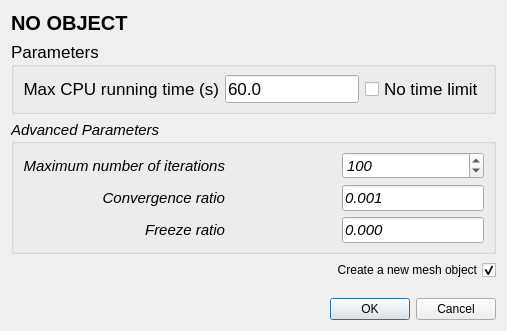
<?xml version="1.0" encoding="UTF-8"?>
<ui version="4.0">
 <class>Smoother_dialog</class>
 <widget class="QDialog" name="Smoother_dialog">
  <property name="geometry">
   <rect>
    <x>0</x>
    <y>0</y>
    <width>507</width>
    <height>331</height>
   </rect>
  </property>
  <property name="sizePolicy">
   <sizepolicy hsizetype="Preferred" vsizetype="Preferred">
    <horstretch>0</horstretch>
    <verstretch>0</verstretch>
   </sizepolicy>
  </property>
  <property name="minimumSize">
   <size>
    <width>0</width>
    <height>0</height>
   </size>
  </property>
  <property name="windowTitle">
   <string>Global smoother parameters</string>
  </property>
  <layout class="QVBoxLayout" name="verticalLayout" stretch="0,0,0,0,0,0">
   <item>
    <widget class="QLabel" name="objectName">
     <property name="font">
      <font>
       <pointsize>15</pointsize>
       <weight>75</weight>
       <bold>true</bold>
      </font>
     </property>
     <property name="text">
      <string>NO OBJECT</string>
     </property>
    </widget>
   </item>
   <item>
    <widget class="QGroupBox" name="groupBox">
     <property name="font">
      <font>
       <pointsize>13</pointsize>
      </font>
     </property>
     <property name="title">
      <string>Parameters</string>
     </property>
     <layout class="QGridLayout" name="gridLayout_2" rowstretch="0,0" columnstretch="0,0,0">
      <property name="topMargin">
       <number>8</number>
      </property>
      <property name="bottomMargin">
       <number>8</number>
      </property>
      <property name="horizontalSpacing">
       <number>6</number>
      </property>
      <item row="1" column="0">
       <widget class="QLabel" name="timeLabel">
        <property name="text">
         <string>Max CPU running time (s)</string>
        </property>
        <property name="alignment">
         <set>Qt::AlignRight|Qt::AlignTrailing|Qt::AlignVCenter</set>
        </property>
       </widget>
      </item>
      <item row="1" column="2">
       <widget class="QCheckBox" name="noTimeLimit">
        <property name="layoutDirection">
         <enum>Qt::LeftToRight</enum>
        </property>
        <property name="text">
         <string>No time limit</string>
        </property>
       </widget>
      </item>
      <item row="1" column="1">
       <widget class="DoubleEdit" name="maxTime">
        <property name="text">
         <string>60.0</string>
        </property>
       </widget>
      </item>
     </layout>
    </widget>
   </item>
   <item>
    <widget class="QGroupBox" name="groupBox_2">
     <property name="font">
      <font>
       <pointsize>11</pointsize>
       <italic>true</italic>
      </font>
     </property>
     <property name="title">
      <string>Advanced Parameters</string>
     </property>
     <property name="flat">
      <bool>false</bool>
     </property>
     <property name="checkable">
      <bool>false</bool>
     </property>
     <layout class="QGridLayout" name="gridLayout_3" columnstretch="0,1,0">
      <property name="topMargin">
       <number>8</number>
      </property>
      <property name="bottomMargin">
       <number>8</number>
      </property>
      <item row="0" column="0">
       <widget class="QLabel" name="iterationLabel">
        <property name="font">
         <font>
          <pointsize>11</pointsize>
          <italic>true</italic>
         </font>
        </property>
        <property name="text">
         <string>Maximum number of iterations</string>
        </property>
        <property name="alignment">
         <set>Qt::AlignRight|Qt::AlignTrailing|Qt::AlignVCenter</set>
        </property>
        <property name="buddy">
         <cstring>maxIterationNb</cstring>
        </property>
       </widget>
      </item>
      <item row="1" column="0">
       <widget class="QLabel" name="convergenceLabel">
        <property name="font">
         <font>
          <pointsize>11</pointsize>
          <italic>true</italic>
         </font>
        </property>
        <property name="text">
         <string>Convergence ratio</string>
        </property>
        <property name="alignment">
         <set>Qt::AlignRight|Qt::AlignTrailing|Qt::AlignVCenter</set>
        </property>
       </widget>
      </item>
      <item row="2" column="0">
       <widget class="QLabel" name="freezeLabel">
        <property name="font">
         <font>
          <pointsize>11</pointsize>
          <italic>true</italic>
         </font>
        </property>
        <property name="text">
         <string>Freeze ratio</string>
        </property>
        <property name="alignment">
         <set>Qt::AlignRight|Qt::AlignTrailing|Qt::AlignVCenter</set>
        </property>
       </widget>
      </item>
      <item row="1" column="2">
       <widget class="DoubleEdit" name="convergenceRatio">
        <property name="text">
         <string>0.001</string>
        </property>
       </widget>
      </item>
      <item row="2" column="2">
       <widget class="DoubleEdit" name="freezeRatio">
        <property name="text">
         <string>0.000</string>
        </property>
       </widget>
      </item>
      <item row="0" column="2">
       <widget class="QSpinBox" name="maxIterationNb">
        <property name="maximum">
         <number>200</number>
        </property>
        <property name="value">
         <number>100</number>
        </property>
       </widget>
      </item>
     </layout>
    </widget>
   </item>
   <item>
    <layout class="QHBoxLayout" name="horizontalLayout_2">
     <item>
      <widget class="QCheckBox" name="createNewItem">
       <property name="layoutDirection">
        <enum>Qt::RightToLeft</enum>
       </property>
       <property name="text">
        <string>Create a new mesh object</string>
       </property>
       <property name="checked">
        <bool>true</bool>
       </property>
      </widget>
     </item>
    </layout>
   </item>
   <item>
    <spacer name="verticalSpacer_3">
     <property name="orientation">
      <enum>Qt::Vertical</enum>
     </property>
     <property name="sizeType">
      <enum>QSizePolicy::Expanding</enum>
     </property>
     <property name="sizeHint" stdset="0">
      <size>
       <width>20</width>
       <height>10</height>
      </size>
     </property>
    </spacer>
   </item>
   <item>
    <widget class="QDialogButtonBox" name="buttonBox">
     <property name="orientation">
      <enum>Qt::Horizontal</enum>
     </property>
     <property name="standardButtons">
      <set>QDialogButtonBox::Cancel|QDialogButtonBox::Ok</set>
     </property>
    </widget>
   </item>
  </layout>
 </widget>
 <customwidgets>
  <customwidget>
   <class>DoubleEdit</class>
   <extends>QLineEdit</extends>
   <header>CGAL_double_edit.h</header>
  </customwidget>
 </customwidgets>
 <resources/>
 <connections>
  <connection>
   <sender>buttonBox</sender>
   <signal>accepted()</signal>
   <receiver>Smoother_dialog</receiver>
   <slot>accept()</slot>
   <hints>
    <hint type="sourcelabel">
     <x>384</x>
     <y>191</y>
    </hint>
    <hint type="destinationlabel">
     <x>157</x>
     <y>195</y>
    </hint>
   </hints>
  </connection>
  <connection>
   <sender>buttonBox</sender>
   <signal>rejected()</signal>
   <receiver>Smoother_dialog</receiver>
   <slot>reject()</slot>
   <hints>
    <hint type="sourcelabel">
     <x>384</x>
     <y>191</y>
    </hint>
    <hint type="destinationlabel">
     <x>286</x>
     <y>195</y>
    </hint>
   </hints>
  </connection>
 </connections>
</ui>
